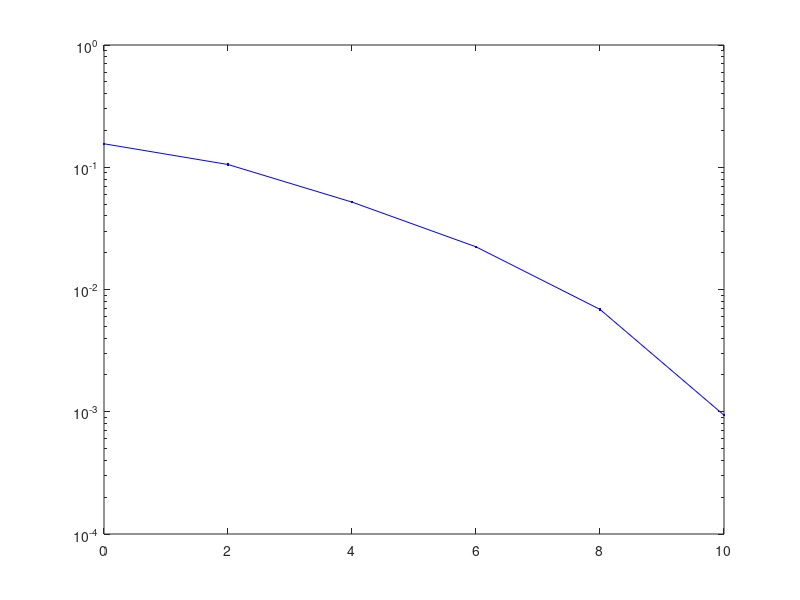

The MATLAB script that drew this image:
%% ************** Preparation part ********************
clear all; clc;
% system parameters
ml = 2;                      % Modulation level: 2--4QAM; 4--16QAM; 6--64QAM
NormFactor = sqrt(2/3*(ml.^2-1));
fftlen = 64;
bits_per_sym = fftlen*ml;
NumSyms = 50;
TotalNumBits = bits_per_sym*NumSyms;
%% ************** Loop start***************************
snr = [0:2:10];
ber = zeros(1,length(snr));
for snr_index = 1:length(snr)
    
%% *********************** Transmitter ******************************
    % Generate the information bits
    inf_bits = randn(1,TotalNumBits)>0; % standard normal distribution (u = 0 and sigma = 1)

    %Modulate
    paradata = reshape(inf_bits,length(inf_bits)/ml,ml);
    mod_ofdm_syms = qammod(bi2de(paradata),2^ml)/NormFactor;
    mod_ofdm_syms = reshape(mod_ofdm_syms,fftlen,NumSyms);

    % IFFT
    tx_blks = sqrt(fftlen)*ifft(mod_ofdm_syms); % help(fft) for scaler

    % P/S
    tx = reshape(tx_blks,NumSyms*fftlen,1);
    % SNR = 10lg(S/N) --> N = 1/10^(SNR/10) --> /2 for I/Q
    noise_var = 1/(10^(snr(snr_index)/10))/2;
    len = length(tx);
    noise = sqrt(noise_var) * (randn(len,1) + j*randn(len,1));
    % add noise
    rx_signal = tx + noise;

    rx_signal = reshape(rx_signal, fftlen, NumSyms);
    freq_data = fft(rx_signal)/sqrt(fftlen);     
    Data_seq = reshape(freq_data,fftlen*NumSyms,1)*NormFactor;

    % demodulate
    DemodSeq = de2bi(qamdemod(Data_seq,2^ml),ml);
    SerialBits = reshape(DemodSeq,size(DemodSeq,1)*ml,1).';
    err = sum(abs(SerialBits-inf_bits));
    ber(snr_index) = err/TotalNumBits;
end
semilogy(snr,ber,'-b.');hold on;